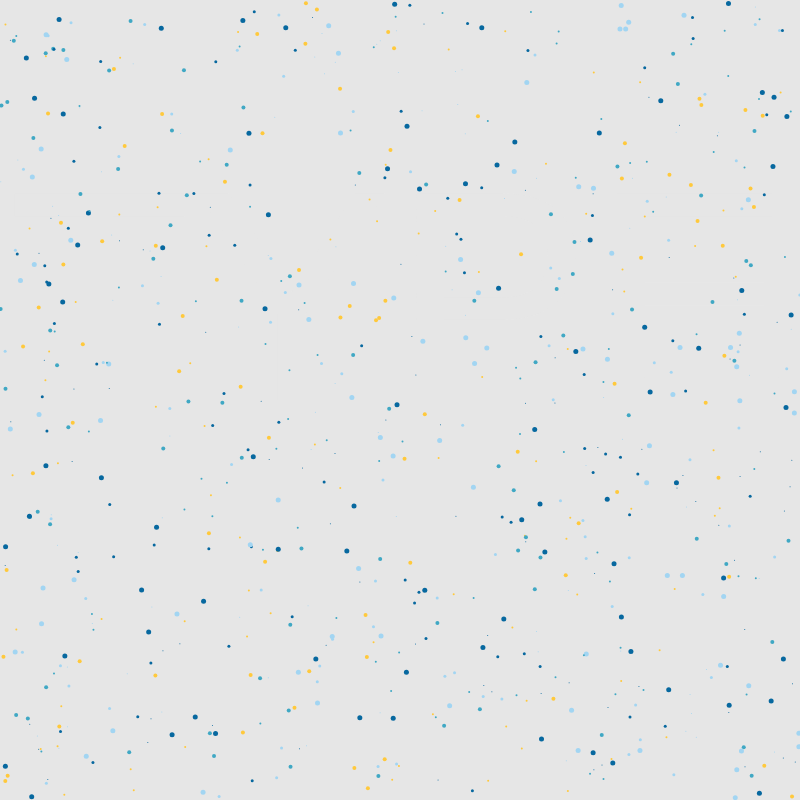
Frame 1 (no input)
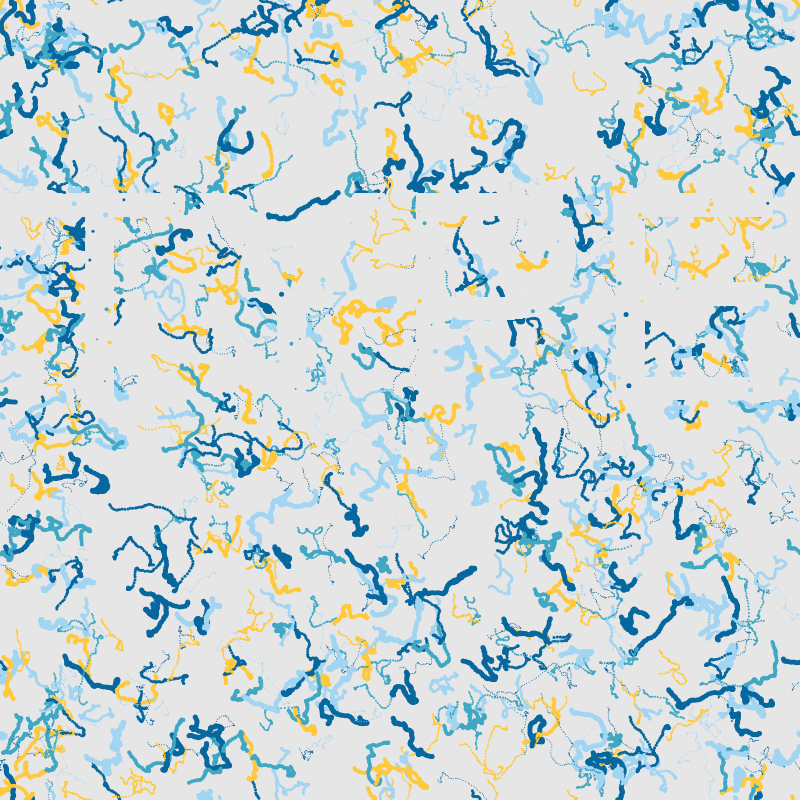
Frame 60 (no input)
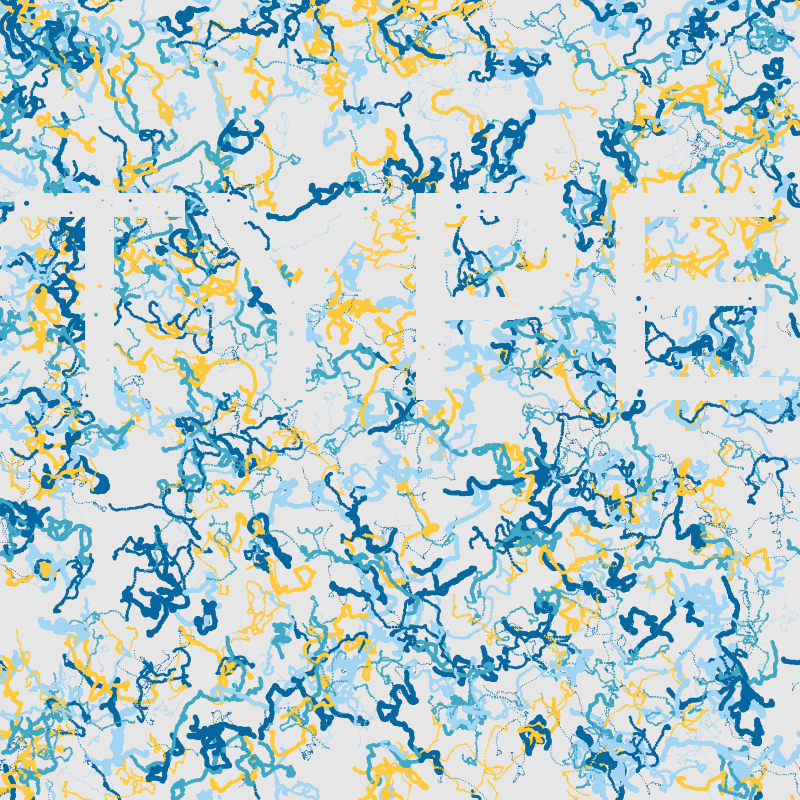
Frame 120 (the mouse pressed at the canvas centre since frame 60)

The p5.js sketch that drew these frames (run headless with seeded random() and noise() and a simulated clock; from frame 60 on, the mouse is pressed at the canvas centre):

// p5.js sketch
// ── sketch.js
const w = 800;
const h = 800
let state = [];

const Particles = {
  id: 0,
  x: 1,
  y: 1,
  vx: 1,
  vy: 1,
  size: 6,
  direction: 0,
  idx: 0,
  color: '#ffffff'
};

let Velocity;
let Direction;
let Position;

let all = [
  [
    '#ffc93c',
    '#07689f',
    '#40a8c4',
    '#a2d5f2'
  ],
  [
    '#9ad3bc',
    '#f3eac2',
    '#f5b461',
    '#ec524b'
  ],
  [
    '#000000',
    '#6a097d',
    '#c060a1',
    '#f1d4d4'
  ]
];

let scheme = [...all[0]]

function mouseClicked() {
  scheme = all[int(random(0, all.length))]
}

function setup() {
  createCanvas(w, h);
  noStroke();
  randomSeed(666);
  frameRate(144);
  background(230);

  Velocity = (v, d) => (v + d) / 1.2;
  Direction = (x, y, id) => random(x, y);
  Position = (c, d, max) => (c + d) % max;

  for (let i = 0; i < 1000; i++) {
    let p = Object.create(Particles);
    p.id = i;
    p.x = random(0, w);
    p.y = random(0, h);
    p.idx = i % 4;
    p.size = i % p.size;
    state.push(p);
  }
}

function updateState() {
  state = state.map((p) => {
    return {
      id: p.id,
      x: Position(p.x, p.vx, w),
      y: Position(p.y, p.vy, h),
      vx: Velocity(p.vx, sin(p.direction)),
      vy: Velocity(p.vy, cos(p.direction)),
      direction: Direction(p.x, p.y, p.id),
      size: p.size,
      idx: p.idx
    };
  });
}

function draw() {
  textAlign(CENTER);
  textSize(300);
  fill(230);
  text('TYPE', w/2, h/2);

  updateState();
  //fill(0);
  state.forEach((p) => {
    fill(scheme[p.idx])
    ellipse(p.x, p.y, p.size, p.size);
  });
}
